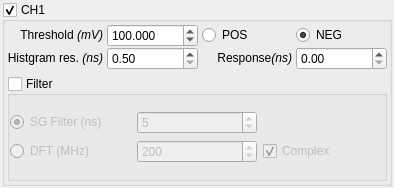
<?xml version="1.0" encoding="UTF-8"?>
<ui version="4.0">
 <class>acqrswidgets::findSlopeForm</class>
 <widget class="QWidget" name="acqrswidgets::findSlopeForm">
  <property name="geometry">
   <rect>
    <x>0</x>
    <y>0</y>
    <width>394</width>
    <height>188</height>
   </rect>
  </property>
  <property name="windowTitle">
   <string>Form</string>
  </property>
  <layout class="QGridLayout" name="gridLayout_2">
   <property name="leftMargin">
    <number>2</number>
   </property>
   <property name="topMargin">
    <number>2</number>
   </property>
   <property name="rightMargin">
    <number>2</number>
   </property>
   <property name="bottomMargin">
    <number>2</number>
   </property>
   <item row="0" column="0">
    <layout class="QVBoxLayout" name="verticalLayout">
     <property name="spacing">
      <number>0</number>
     </property>
     <item>
      <widget class="QGroupBox" name="groupBox">
       <property name="title">
        <string>CH1</string>
       </property>
       <property name="checkable">
        <bool>true</bool>
       </property>
       <layout class="QGridLayout" name="gridLayout_3">
        <property name="leftMargin">
         <number>2</number>
        </property>
        <property name="topMargin">
         <number>2</number>
        </property>
        <property name="rightMargin">
         <number>2</number>
        </property>
        <property name="bottomMargin">
         <number>2</number>
        </property>
        <item row="0" column="0">
         <layout class="QVBoxLayout" name="verticalLayout_2">
          <property name="spacing">
           <number>0</number>
          </property>
          <item>
           <layout class="QGridLayout" name="gridLayout_6">
            <property name="horizontalSpacing">
             <number>4</number>
            </property>
            <property name="verticalSpacing">
             <number>0</number>
            </property>
            <item row="1" column="3">
             <widget class="QDoubleSpinBox" name="doubleSpinBox_resp"/>
            </item>
            <item row="1" column="1">
             <widget class="QDoubleSpinBox" name="doubleSpinBox_resolution">
              <property name="minimum">
               <double>0.500000000000000</double>
              </property>
              <property name="maximum">
               <double>50.000000000000000</double>
              </property>
              <property name="singleStep">
               <double>0.500000000000000</double>
              </property>
             </widget>
            </item>
            <item row="1" column="0">
             <widget class="QLabel" name="label_3">
              <property name="text">
               <string>&lt;html&gt;&lt;head/&gt;&lt;body&gt;&lt;p&gt;Histgram res. &lt;span style=&quot; font-style:italic;&quot;&gt;(ns)&lt;/span&gt;&lt;/p&gt;&lt;/body&gt;&lt;/html&gt;</string>
              </property>
              <property name="alignment">
               <set>Qt::AlignRight|Qt::AlignTrailing|Qt::AlignVCenter</set>
              </property>
             </widget>
            </item>
            <item row="0" column="0">
             <widget class="QLabel" name="label">
              <property name="text">
               <string>Threshold &lt;i&gt;(mV)&lt;/i&gt;</string>
              </property>
              <property name="textFormat">
               <enum>Qt::RichText</enum>
              </property>
              <property name="alignment">
               <set>Qt::AlignRight|Qt::AlignTrailing|Qt::AlignVCenter</set>
              </property>
             </widget>
            </item>
            <item row="0" column="1">
             <widget class="QDoubleSpinBox" name="doubleSpinBox">
              <property name="prefix">
               <string/>
              </property>
              <property name="suffix">
               <string/>
              </property>
              <property name="decimals">
               <number>3</number>
              </property>
              <property name="minimum">
               <double>-5000.000000000000000</double>
              </property>
              <property name="maximum">
               <double>5000.000000000000000</double>
              </property>
              <property name="singleStep">
               <double>0.100000000000000</double>
              </property>
              <property name="value">
               <double>100.000000000000000</double>
              </property>
             </widget>
            </item>
            <item row="0" column="2">
             <widget class="QRadioButton" name="radioButton_pos">
              <property name="text">
               <string>POS</string>
              </property>
             </widget>
            </item>
            <item row="1" column="2">
             <widget class="QLabel" name="label_2">
              <property name="text">
               <string>&lt;html&gt;&lt;head/&gt;&lt;body&gt;&lt;p&gt;Response&lt;span style=&quot; font-style:italic;&quot;&gt;(ns)&lt;/span&gt;&lt;/p&gt;&lt;/body&gt;&lt;/html&gt;</string>
              </property>
              <property name="alignment">
               <set>Qt::AlignRight|Qt::AlignTrailing|Qt::AlignVCenter</set>
              </property>
             </widget>
            </item>
            <item row="0" column="3">
             <widget class="QRadioButton" name="radioButton_neg">
              <property name="text">
               <string>NEG</string>
              </property>
              <property name="checked">
               <bool>true</bool>
              </property>
             </widget>
            </item>
           </layout>
          </item>
         </layout>
        </item>
        <item row="1" column="0">
         <widget class="QGroupBox" name="groupBox_filter">
          <property name="title">
           <string>Filter</string>
          </property>
          <property name="flat">
           <bool>true</bool>
          </property>
          <property name="checkable">
           <bool>true</bool>
          </property>
          <property name="checked">
           <bool>false</bool>
          </property>
          <layout class="QGridLayout" name="gridLayout_4">
           <property name="leftMargin">
            <number>0</number>
           </property>
           <property name="topMargin">
            <number>0</number>
           </property>
           <property name="rightMargin">
            <number>0</number>
           </property>
           <property name="bottomMargin">
            <number>0</number>
           </property>
           <item row="0" column="0">
            <layout class="QGridLayout" name="gridLayout">
             <item row="0" column="0">
              <widget class="QRadioButton" name="radioButton_sg">
               <property name="text">
                <string>SG Filter (ns)</string>
               </property>
               <property name="checked">
                <bool>true</bool>
               </property>
              </widget>
             </item>
             <item row="1" column="1">
              <widget class="QSpinBox" name="spinBox_dft">
               <property name="minimum">
                <number>1</number>
               </property>
               <property name="maximum">
                <number>1000</number>
               </property>
               <property name="value">
                <number>200</number>
               </property>
              </widget>
             </item>
             <item row="0" column="1">
              <widget class="QSpinBox" name="spinBox_sg">
               <property name="minimum">
                <number>3</number>
               </property>
               <property name="maximum">
                <number>1024</number>
               </property>
               <property name="singleStep">
                <number>2</number>
               </property>
               <property name="value">
                <number>5</number>
               </property>
              </widget>
             </item>
             <item row="1" column="0">
              <widget class="QRadioButton" name="radioButton_dft">
               <property name="text">
                <string>DFT (MHz)</string>
               </property>
              </widget>
             </item>
             <item row="1" column="2">
              <widget class="QCheckBox" name="checkBox">
               <property name="text">
                <string>Complex</string>
               </property>
               <property name="checked">
                <bool>true</bool>
               </property>
              </widget>
             </item>
            </layout>
           </item>
          </layout>
         </widget>
        </item>
       </layout>
      </widget>
     </item>
    </layout>
   </item>
  </layout>
 </widget>
 <resources/>
 <connections/>
</ui>
